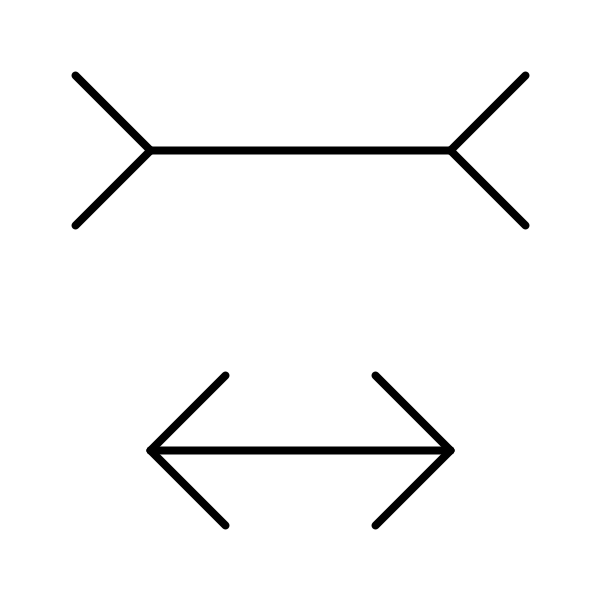
Frame 1 (no input)
Frame 60 (the mouse pressed at the canvas centre just before this capture): identical to frame 1, image omitted
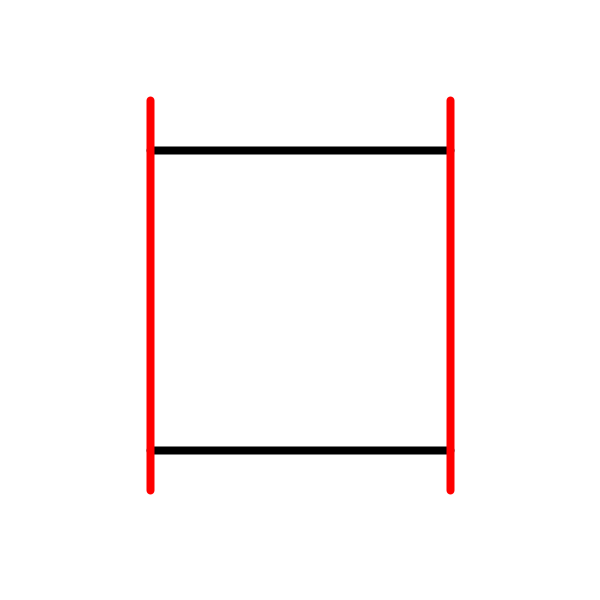
Frame 120 (the mouse held since frame 60 and released just before this capture)

The Processing sketch that drew these frames (run headless with seeded random() and noise(); from frame 60 on, the mouse is pressed at the canvas centre):

// Processing sketch: Muller_Lyer
// ── Muller_Lyer.pde
//https://en.wikipedia.org/wiki/M%C3%BCller-Lyer_illusion
//https://www.openprocessing.org/sketch/520420
void setup(){
  size(600,600);
  strokeWeight(8);
  background(255);

}
void draw(){
  if(mousePressed){
        background(255);
    line( 150,450, 450,450 );
    line( 150,150, 450,150 );
    pushStyle();
    stroke(255,0,0);
    line(150,100,150,490);
    line(450,100,450,490);
    popStyle();

    
  }else{
    background(255);
  line( 150,150, 450,150 );
  line( 450,150, 525,75 );
  line( 450,150, 525,225 );
  line( 75,75, 150,150 );
  line( 75,225, 150,150 );
  
  line( 150,450, 450,450 );
  line( 375,375, 450,450 );
  line( 375,525, 450,450 );
  line( 150,450, 225,375 );
  line( 150,450, 225,525 );

  }
}
